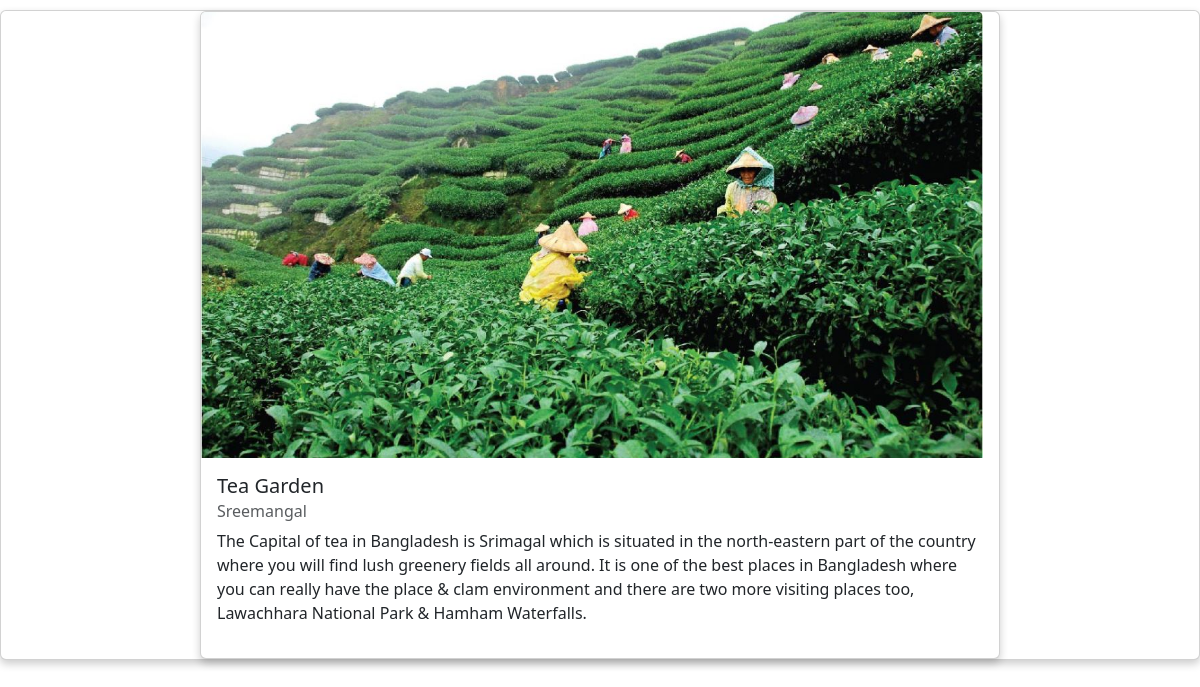
Screenshot of /tourguide/5 with the database file from the repository.
### planner/models.py (models this page shows, shortened)
class  Tourguide(models.Model):
    name = models.CharField(max_length=200,blank=True,null=True)
    location = models.CharField(max_length=255,blank=True,null=True)
    description = models.TextField(blank=True,null=True)
    image = models.ImageField(upload_to='images/', blank=True, null=True, default='images/default.jpg')

### planner/views.py (the view)
# urls.py: path('tourguide/<str:id>',p_views.guide_details,name='guide_details'),
def guide_details(request, id):
    buy = Tourguide.objects.get(pk = id)
    context ={
        'buy': buy,
    }
    return render(request,template_name='guide_details.html',context=context)

### template/guide_details.html (shortened to what this page needs)
<!DOCTYPE html>
<html>
<head>
    <link
      href="https://cdn.jsdelivr.net/npm/bootstrap@5.3.3/dist/css/bootstrap.min.css"
      rel="stylesheet"
    />
</head>
<body>
      <div style="padding: 5px"></div>
      <div class="row justify-content-center">
        <div class="row-lg-6">
          <div class="card mb-3">
            {% if buy %}
            <div class="card mx-auto" style="max-width: 50rem">
              <div
                class="card-image-container"
                style="height: 445.58px; width: 782px; overflow: hidden"
              >
                <img
                  src="{{buy.image.url}}"
                  class="card-img-top"
                  style="object-fit: cover; height: 100%; width: 100%"
                  alt="..."
                />
              </div>
              <div class="card-body">
                <div class="d-flex justify-content-between align-items-center mb-2">
                  <h5 class="card-title mb-0">{{ buy.name }}</h5>
                </div>
                <h6 class="card-subtitle mb-2 text-muted">{{ buy.location }}</h6>
                <p class="card-text">{{buy.description }}</p>
              </div>
              <div class="card-footer bg-transparent border-white">
              </div>
            </div>
            {% endif %}
          </div>
        </div>
      </div>
</body>
</html>

### template/guide_details.html (style rules this page uses)
.card { box-shadow: 0 4px 8px rgba(0, 0, 0, 0.2); }

### rows the page displays
Tourguide: image (picture), name "Tea Garden", location "Sreemangal", description "The Capital of tea in Bangladesh is Srimagal which is situated in the north-eastern part of the country where you will find lush greenery fields all around. It is one of the best places in Bangladesh where you can really have the place & clam environment and there are two more visiting places too, Lawachhara National Park & Hamham Waterfalls."
